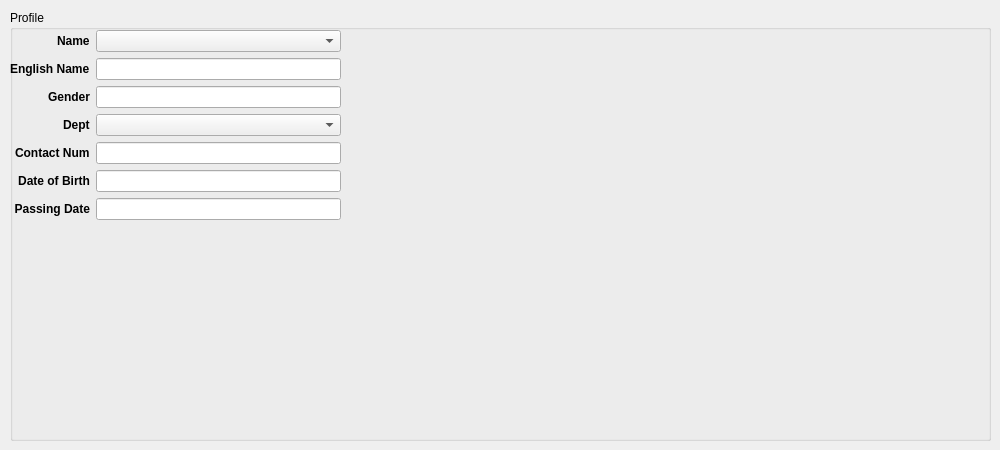
          <widget class="QWidget" name="tab_2">
           <attribute name="title">
            <string>Personal Profile</string>
           </attribute>
           <widget class="QGroupBox" name="groupBox_7">
            <property name="geometry">
             <rect>
              <x>10</x>
              <y>10</y>
              <width>981</width>
              <height>431</height>
             </rect>
            </property>
            <property name="title">
             <string>Profile</string>
            </property>
            <widget class="QWidget" name="formLayoutWidget_3">
             <property name="geometry">
              <rect>
               <x>0</x>
               <y>20</y>
               <width>331</width>
               <height>231</height>
              </rect>
             </property>
             <layout class="QFormLayout" name="formLayout_7">
              <property name="fieldGrowthPolicy">
               <enum>QFormLayout::AllNonFixedFieldsGrow</enum>
              </property>
              <property name="labelAlignment">
               <set>Qt::AlignRight|Qt::AlignTrailing|Qt::AlignVCenter</set>
              </property>
              <item row="0" column="0">
               <widget class="QLabel" name="nameLabel_2">
                <property name="font">
                 <font>
                  <weight>75</weight>
                  <bold>true</bold>
                 </font>
                </property>
                <property name="text">
                 <string>Name</string>
                </property>
               </widget>
              </item>
              <item row="1" column="0">
               <widget class="QLabel" name="englishNameLabel_2">
                <property name="font">
                 <font>
                  <weight>75</weight>
                  <bold>true</bold>
                 </font>
                </property>
                <property name="text">
                 <string>English Name</string>
                </property>
               </widget>
              </item>
              <item row="1" column="1">
               <widget class="QLineEdit" name="englishNameLineEdit_2"/>
              </item>
              <item row="2" column="0">
               <widget class="QLabel" name="genderLabel_2">
                <property name="font">
                 <font>
                  <weight>75</weight>
                  <bold>true</bold>
                 </font>
                </property>
                <property name="text">
                 <string>Gender</string>
                </property>
               </widget>
              </item>
              <item row="3" column="0">
               <widget class="QLabel" name="deptLabel_2">
                <property name="font">
                 <font>
                  <weight>75</weight>
                  <bold>true</bold>
                 </font>
                </property>
                <property name="text">
                 <string>Dept</string>
                </property>
               </widget>
              </item>
              <item row="4" column="0">
               <widget class="QLabel" name="label_8">
                <property name="font">
                 <font>
                  <weight>75</weight>
                  <bold>true</bold>
                 </font>
                </property>
                <property name="text">
                 <string>Contact Num</string>
                </property>
               </widget>
              </item>
              <item row="4" column="1">
               <widget class="QLineEdit" name="lineEdit_2"/>
              </item>
              <item row="5" column="0">
               <widget class="QLabel" name="label_9">
                <property name="font">
                 <font>
                  <weight>75</weight>
                  <bold>true</bold>
                 </font>
                </property>
                <property name="text">
                 <string>Date of Birth</string>
                </property>
                <property name="alignment">
                 <set>Qt::AlignRight|Qt::AlignTrailing|Qt::AlignVCenter</set>
                </property>
               </widget>
              </item>
              <item row="6" column="0">
               <widget class="QLabel" name="label_10">
                <property name="font">
                 <font>
                  <weight>75</weight>
                  <bold>true</bold>
                 </font>
                </property>
                <property name="text">
                 <string>Passing Date</string>
                </property>
                <property name="alignment">
                 <set>Qt::AlignRight|Qt::AlignTrailing|Qt::AlignVCenter</set>
                </property>
                <property name="wordWrap">
                 <bool>true</bool>
                </property>
               </widget>
              </item>
              <item row="5" column="1">
               <widget class="QLineEdit" name="englishNameLineEdit_3"/>
              </item>
              <item row="6" column="1">
               <widget class="QLineEdit" name="lineEdit_3"/>
              </item>
              <item row="2" column="1">
               <widget class="QLineEdit" name="lineEdit_4"/>
              </item>
              <item row="0" column="1">
               <widget class="QComboBox" name="comboBox_profilename"/>
              </item>
              <item row="3" column="1">
               <widget class="QComboBox" name="comboBox_profiledept"/>
              </item>
             </layout>
            </widget>
            <widget class="QLabel" name="label_11">
             <property name="geometry">
              <rect>
               <x>340</x>
               <y>20</y>
               <width>221</width>
               <height>231</height>
              </rect>
             </property>
             <property name="text">
              <string/>
             </property>
             <property name="pixmap">
              <pixmap>../unknown_profile.png</pixmap>
             </property>
            </widget>
            <widget class="QLabel" name="label_personalpic">
             <property name="geometry">
              <rect>
               <x>350</x>
               <y>20</y>
               <width>231</width>
               <height>191</height>
              </rect>
             </property>
             <property name="text">
              <string/>
             </property>
             <property name="pixmap">
              <pixmap>../pyQt/unknown_profile.png</pixmap>
             </property>
            </widget>
           </widget>
          </widget>
